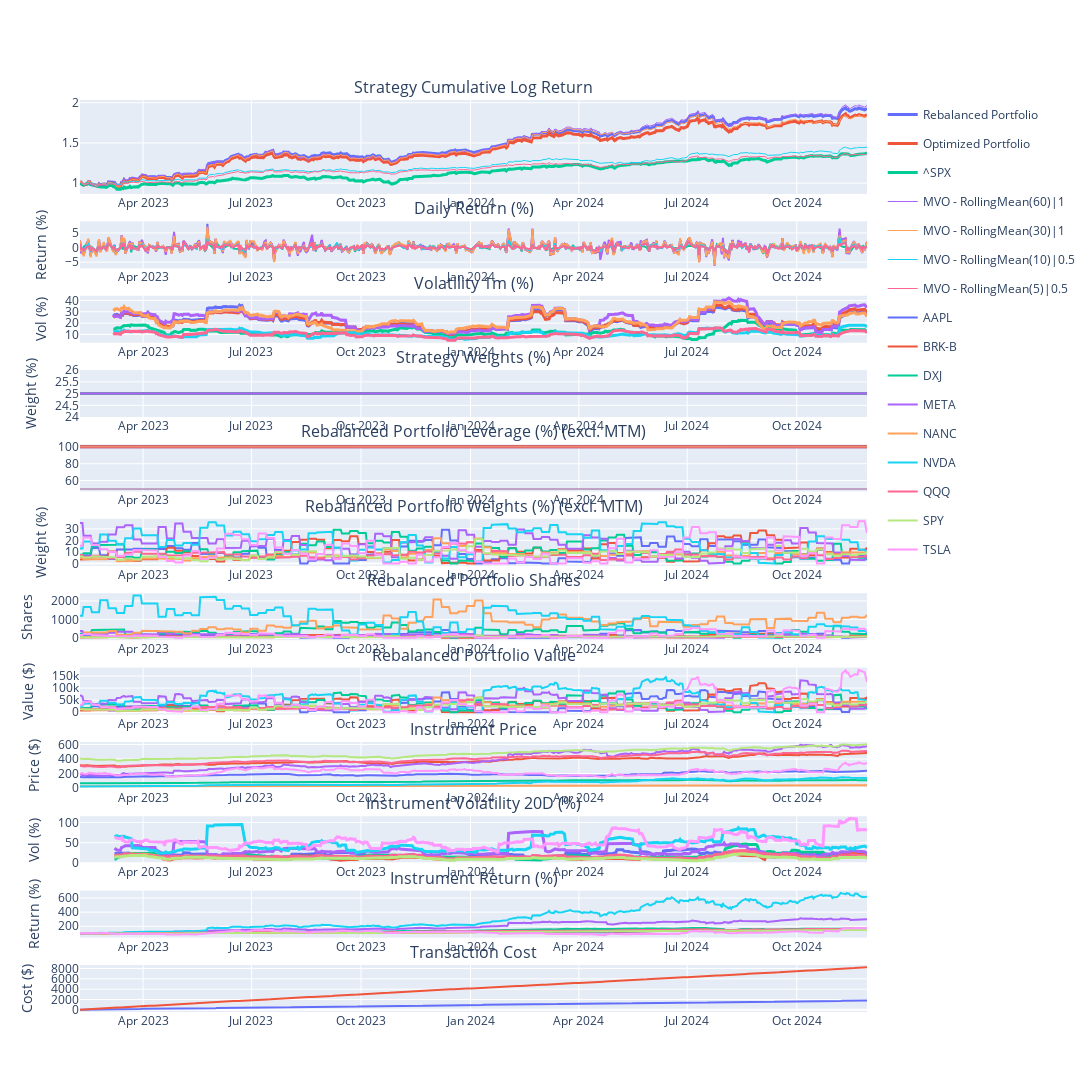

Notebook source saved alongside this figure:
### Markdown cell above
# Log

2024-11-22: If we don't fix sum of weights to 1, the model would statisfy the HHI constraints by reducing the overeall weights only, but not diversing the portfolios. Still, fixing to 1 is not good because sometime we should de-leverage given signals are weak. So we can consider to add a cash element in the optimization

2024-11-30: Create benchmark portfolios (e.g. equally weighted of all stocks)

### Code cell
portfolio = PortfolioStandard(
    capital=194828,
    name='MVOPortfolio',        
    rebalance_iter=RebalancerIter('0 0 * * Fri', 1),        
    tc_model=TransactionCostFutu(), 
    systems_style=SystemStyle.VERTICAL,
    systems=[        
        # Long terms signals => 60days return / diversified        
        TradingSubSystemSingle(vol_target=vol_target, instruments=instruments, strategy=[MeanVarianceOpt(alpha_model=RollingMean(60), risk_model=RollingMeanCovNeg(60), gamma=10, hhi=0.2, confidence=1, leverage=1)], max_leverage=max_leverage, offset=60),

        # Mid terms signals => 30days return / diversified        
        TradingSubSystemSingle(vol_target=vol_target, instruments=instruments, strategy=[MeanVarianceOpt(alpha_model=RollingMean(30), risk_model=RollingMeanCovNeg(30), gamma=10, hhi=0.2, confidence=1, leverage=1)], max_leverage=max_leverage, offset=60),

        # Short terms signals => 5 and 10days returns / less diversified
        TradingSubSystemSingle(vol_target=vol_target, instruments=instruments, strategy=[MeanVarianceOpt(alpha_model=RollingMean(10), risk_model=RollingMeanCovNeg(10), gamma=30, hhi=0.2, confidence=0.5, leverage=1)], max_leverage=max_leverage, offset=60),         
        TradingSubSystemSingle(vol_target=vol_target, instruments=instruments, strategy=[MeanVarianceOpt(alpha_model=RollingMean(5), risk_model=RollingMeanCovNeg(5), gamma=30, hhi=0.2, confidence=0.5, leverage=1)], max_leverage=max_leverage, offset=60),         

        # Mean Revert signals => 2days RSI / concentrated
        #TradingSubSystemSingle(vol_target=vol_target, instruments=instruments, strategy=[MeanVarianceOpt(alpha_model=RSI(2,10), risk_model=ZeroCov(), gamma=0, hhi=0, confidence=0.5)], max_leverage=max_leverage, offset=200),
        #TradingSubSystemSingle(vol_target=vol_target, instruments=instruments, strategy=[MeanVarianceOpt(alpha_model=RSI(2,95), risk_model=ZeroCov(), gamma=0, hhi=0, confidence=-0.5)], max_leverage=max_leverage, offset=200),

        # Mean Revert signals => Double7 / concentrated
        #TradingSubSystemSingle(vol_target=vol_target, instruments=instruments, strategy=[MeanVarianceOpt(alpha_model=Double7(5), risk_model=ZeroCov(), gamma=0, hhi=0, confidence=0.5)], max_leverage=max_leverage, offset=200),                        
    ]
)

portfolio.set_start_date(start_date)
portfolio.set_end_date(end_date)
portfolio.backtest_subsystems()
portfolio.optimize()
portfolio.backtest()
portfolio.rebalance()
portfolio.performance(show_all_rets=True)

### Figure 1 — Plotly figure (JSON) as saved in the notebook; plotly's stock layout.template omitted (floating-point values rounded to 4 significant figures; data arrays with more than 128 entries replaced by an {"elided": "..."} marker saying what was removed)
{"data": [{"legendgroup": "Rebalanced Portfolio", "line": {"width": 3}, "marker": {"color": "#636EFA"}, "name": "Rebalanced Portfolio", "type": "scatter", "x": {"elided": "457 str values"}, "xaxis": "x", "y": {"elided": "457 float values"}, "yaxis": "y"}, {"legendgroup": "Rebalanced Portfolio", "marker": {"color": "#636EFA"}, "name": "Rebalanced Portfolio", "showlegend": false, "type": "scatter", "x": {"elided": "457 str values"}, "xaxis": "x2", "y": {"elided": "457 float values"}, "yaxis": "y2"}, {"legendgroup": "Rebalanced Portfolio", "line": {"width": 3}, "marker": {"color": "#636EFA"}, "name": "Rebalanced Portfolio", "showlegend": false, "type": "scatter", "x": {"elided": "457 str values"}, "xaxis": "x3", "y": {"elided": "457 float values"}, "yaxis": "y3"}, {"legendgroup": "Rebalanced Portfolio", "line": {"width": 3}, "marker": {"color": "#636EFA"}, "name": "Rebalanced Portfolio", "showlegend": false, "type": "scatter", "x": {"elided": "457 str values"}, "xaxis": "x5", "y": {"elided": "457 float values"}, "yaxis": "y5"}, {"legendgroup": "Rebalanced Portfolio", "marker": {"color": "#636EFA"}, "name": "Rebalanced Portfolio", "showlegend": false, "type": "scatter", "x": {"elided": "457 str values"}, "xaxis": "x12", "y": {"elided": "457 float values"}, "yaxis": "y12"}, {"legendgroup": "Optimized Portfolio", "line": {"width": 3}, "marker": {"color": "#EF553B"}, "name": "Optimized Portfolio", "type": "scatter", "x": {"elided": "457 str values"}, "xaxis": "x", "y": {"elided": "457 float values"}, "yaxis": "y"}, {"legendgroup": "Optimized Portfolio", "marker": {"color": "#EF553B"}, "name": "Optimized Portfolio", "showlegend": false, "type": "scatter", "x": {"elided": "457 str values"}, "xaxis": "x2", "y": {"elided": "457 float values"}, "yaxis": "y2"}, {"legendgroup": "Optimized Portfolio", "line": {"width": 3}, "marker": {"color": "#EF553B"}, "name": "Optimized Portfolio", "showlegend": false, "type": "scatter", "x": {"elided": "457 str values"}, "xaxis": "x3", "y": {"elided": "457 float values"}, "yaxis": "y3"}, {"legendgroup": "Optimized Portfolio", "line": {"width": 3}, "marker": {"color": "#EF553B"}, "name": "Optimized Portfolio", "showlegend": false, "type": "scatter", "x": {"elided": "457 str values"}, "xaxis": "x5", "y": {"elided": "457 float values"}, "yaxis": "y5"}, {"legendgroup": "Optimized Portfolio", "marker": {"color": "#EF553B"}, "name": "Optimized Portfolio", "showlegend": false, "type": "scatter", "x": {"elided": "457 str values"}, "xaxis": "x12", "y": {"elided": "457 float values"}, "yaxis": "y12"}, {"legendgroup": "^SPX", "line": {"width": 3}, "marker": {"color": "#00CC96"}, "name": "^SPX", "type": "scatter", "x": {"elided": "457 str values"}, "xaxis": "x", "y": {"elided": "457 float values"}, "yaxis": "y"}, {"legendgroup": "^SPX", "marker": {"color": "#00CC96"}, "name": "^SPX", "showlegend": false, "type": "scatter", "x": {"elided": "457 str values"}, "xaxis": "x2", "y": {"elided": "457 float values"}, "yaxis": "y2"}, {"legendgroup": "^SPX", "line": {"width": 3}, "marker": {"color": "#00CC96"}, "name": "^SPX", "showlegend": false, "type": "scatter", "x": {"elided": "457 str values"}, "xaxis": "x3", "y": {"elided": "457 float values"}, "yaxis": "y3"}, {"legendgroup": "MVO - RollingMean(60)|1", "line": {"width": 1}, "marker": {"color": "#AB63FA"}, "name": "MVO - RollingMean(60)|1", "type": "scatter", "x": {"elided": "457 str values"}, "xaxis": "x", "y": {"elided": "457 float values"}, "yaxis": "y"}, {"legendgroup": "MVO - RollingMean(60)|1", "marker": {"color": "#AB63FA"}, "name": "MVO - RollingMean(60)|1", "showlegend": false, "type": "scatter", "x": {"elided": "457 str values"}, "xaxis": "x2", "y": {"elided": "457 float values"}, "yaxis": "y2"}, {"legendgroup": "MVO - RollingMean(60)|1", "line": {"width": 3}, "marker": {"color": "#AB63FA"}, "name": "MVO - RollingMean(60)|1", "showlegend": false, "type": "scatter", "x": {"elided": "457 str values"}, "xaxis": "x3", "y": {"elided": "457 float values"}, "yaxis": "y3"}, {"legendgroup": "MVO - RollingMean(60)|1", "line": {"width": 1}, "marker": {"color": "#AB63FA"}, "name": "MVO - RollingMean(60)|1", "showlegend": false, "type": "scatter", "x": {"elided": "457 str values"}, "xaxis": "x5", "y": {"elided": "457 float values"}, "yaxis": "y5"}, {"legendgroup": "MVO - RollingMean(30)|1", "line": {"width": 1}, "marker": {"color": "#FFA15A"}, "name": "MVO - RollingMean(30)|1", "type": "scatter", "x": {"elided": "457 str values"}, "xaxis": "x", "y": {"elided": "457 float values"}, "yaxis": "y"}, {"legendgroup": "MVO - RollingMean(30)|1", "marker": {"color": "#FFA15A"}, "name": "MVO - RollingMean(30)|1", "showlegend": false, "type": "scatter", "x": {"elided": "457 str values"}, "xaxis": "x2", "y": {"elided": "457 float values"}, "yaxis": "y2"}, {"legendgroup": "MVO - RollingMean(30)|1", "line": {"width": 3}, "marker": {"color": "#FFA15A"}, "name": "MVO - RollingMean(30)|1", "showlegend": false, "type": "scatter", "x": {"elided": "457 str values"}, "xaxis": "x3", "y": {"elided": "457 float values"}, "yaxis": "y3"}, {"legendgroup": "MVO - RollingMean(30)|1", "line": {"width": 1}, "marker": {"color": "#FFA15A"}, "name": "MVO - RollingMean(30)|1", "showlegend": false, "type": "scatter", "x": {"elided": "457 str values"}, "xaxis": "x5", "y": {"elided": "457 float values"}, "yaxis": "y5"}, {"legendgroup": "MVO - RollingMean(10)|0.5", "line": {"width": 1}, "marker": {"color": "#19D3F3"}, "name": "MVO - RollingMean(10)|0.5", "type": "scatter", "x": {"elided": "457 str values"}, "xaxis": "x", "y": {"elided": "457 float values"}, "yaxis": "y"}, {"legendgroup": "MVO - RollingMean(10)|0.5", "marker": {"color": "#19D3F3"}, "name": "MVO - RollingMean(10)|0.5", "showlegend": false, "type": "scatter", "x": {"elided": "457 str values"}, "xaxis": "x2", "y": {"elided": "457 float values"}, "yaxis": "y2"}, {"legendgroup": "MVO - RollingMean(10)|0.5", "line": {"width": 3}, "marker": {"color": "#19D3F3"}, "name": "MVO - RollingMean(10)|0.5", "showlegend": false, "type": "scatter", "x": {"elided": "457 str values"}, "xaxis": "x3", "y": {"elided": "457 float values"}, "yaxis": "y3"}, {"legendgroup": "MVO - RollingMean(10)|0.5", "line": {"width": 1}, "marker": {"color": "#19D3F3"}, "name": "MVO - RollingMean(10)|0.5", "showlegend": false, "type": "scatter", "x": {"elided": "457 str values"}, "xaxis": "x5", "y": {"elided": "457 float values"}, "yaxis": "y5"}, {"legendgroup": "MVO - RollingMean(5)|0.5", "line": {"width": 1}, "marker": {"color": "#FF6692"}, "name": "MVO - RollingMean(5)|0.5", "type": "scatter", "x": {"elided": "457 str values"}, "xaxis": "x", "y": {"elided": "457 float values"}, "yaxis": "y"}, {"legendgroup": "MVO - RollingMean(5)|0.5", "marker": {"color": "#FF6692"}, "name": "MVO - RollingMean(5)|0.5", "showlegend": false, "type": "scatter", "x": {"elided": "457 str values"}, "xaxis": "x2", "y": {"elided": "457 float values"}, "yaxis": "y2"}, {"legendgroup": "MVO - RollingMean(5)|0.5", "line": {"width": 3}, "marker": {"color": "#FF6692"}, "name": "MVO - RollingMean(5)|0.5", "showlegend": false, "type": "scatter", "x": {"elided": "457 str values"}, "xaxis": "x3", "y": {"elided": "457 float values"}, "yaxis": "y3"}, {"legendgroup": "MVO - RollingMean(5)|0.5", "line": {"width": 1}, "marker": {"color": "#FF6692"}, "name": "MVO - RollingMean(5)|0.5", "showlegend": false, "type": "scatter", "x": {"elided": "457 str values"}, "xaxis": "x5", "y": {"elided": "457 float values"}, "yaxis": "y5"}, {"legendgroup": "MVO - RollingMean(60)|1", "marker": {"color": "#636EFA"}, "name": "MVO - RollingMean(60)|1", "showlegend": false, "type": "scatter", "x": {"elided": "457 str values"}, "xaxis": "x4", "y": {"elided": "457 int values"}, "yaxis": "y4"}, {"legendgroup": "MVO - RollingMean(30)|1", "marker": {"color": "#EF553B"}, "name": "MVO - RollingMean(30)|1", "showlegend": false, "type": "scatter", "x": {"elided": "457 str values"}, "xaxis": "x4", "y": {"elided": "457 int values"}, "yaxis": "y4"}, {"legendgroup": "MVO - RollingMean(10)|0.5", "marker": {"color": "#00CC96"}, "name": "MVO - RollingMean(10)|0.5", "showlegend": false, "type": "scatter", "x": {"elided": "457 str values"}, "xaxis": "x4", "y": {"elided": "457 int values"}, "yaxis": "y4"}, {"legendgroup": "MVO - RollingMean(5)|0.5", "marker": {"color": "#AB63FA"}, "name": "MVO - RollingMean(5)|0.5", "showlegend": false, "type": "scatter", "x": {"elided": "457 str values"}, "xaxis": "x4", "y": {"elided": "457 int values"}, "yaxis": "y4"}, {"legendgroup": "AAPL", "marker": {"color": "#636EFA"}, "name": "AAPL", "showlegend": true, "type": "scatter", "x": {"elided": "457 str values"}, "xaxis": "x6", "y": {"elided": "457 float values"}, "yaxis": "y6"}, {"legendgroup": "AAPL", "marker": {"color": "#636EFA"}, "name": "AAPL", "showlegend": false, "type": "scatter", "x": {"elided": "457 str values"}, "xaxis": "x7", "y": {"elided": "457 int values"}, "yaxis": "y7"}, {"legendgroup": "AAPL", "marker": {"color": "#636EFA"}, "name": "AAPL", "showlegend": false, "type": "scatter", "x": {"elided": "457 str values"}, "xaxis": "x8", "y": {"elided": "457 float values"}, "yaxis": "y8"}, {"legendgroup": "AAPL", "marker": {"color": "#636EFA"}, "name": "AAPL", "showlegend": false, "type": "scatter", "x": {"elided": "457 str values"}, "xaxis": "x9", "y": {"elided": "457 float values"}, "yaxis": "y9"}, {"legendgroup": "AAPL", "line": {"width": 3}, "marker": {"color": "#636EFA"}, "name": "AAPL", "showlegend": false, "type": "scatter", "x": {"elided": "457 str values"}, "xaxis": "x10", "y": {"elided": "457 float values"}, "yaxis": "y10"}, {"legendgroup": "AAPL", "marker": {"color": "#636EFA"}, "name": "AAPL", "showlegend": false, "type": "scatter", "x": {"elided": "457 str values"}, "xaxis": "x11", "y": {"elided": "457 float values"}, "yaxis": "y11"}, {"legendgroup": "BRK-B", "marker": {"color": "#EF553B"}, "name": "BRK-B", "showlegend": true, "type": "scatter", "x": {"elided": "457 str values"}, "xaxis": "x6", "y": {"elided": "457 float values"}, "yaxis": "y6"}, {"legendgroup": "BRK-B", "marker": {"color": "#EF553B"}, "name": "BRK-B", "showlegend": false, "type": "scatter", "x": {"elided": "457 str values"}, "xaxis": "x7", "y": {"elided": "457 int values"}, "yaxis": "y7"}, {"legendgroup": "BRK-B", "marker": {"color": "#EF553B"}, "name": "BRK-B", "showlegend": false, "type": "scatter", "x": {"elided": "457 str values"}, "xaxis": "x8", "y": {"elided": "457 float values"}, "yaxis": "y8"}, {"legendgroup": "BRK-B", "marker": {"color": "#EF553B"}, "name": "BRK-B", "showlegend": false, "type": "scatter", "x": {"elided": "457 str values"}, "xaxis": "x9", "y": {"elided": "457 float values"}, "yaxis": "y9"}, {"legendgroup": "BRK-B", "line": {"width": 3}, "marker": {"color": "#EF553B"}, "name": "BRK-B", "showlegend": false, "type": "scatter", "x": {"elided": "457 str values"}, "xaxis": "x10", "y": {"elided": "457 float values"}, "yaxis": "y10"}, {"legendgroup": "BRK-B", "marker": {"color": "#EF553B"}, "name": "BRK-B", "showlegend": false, "type": "scatter", "x": {"elided": "457 str values"}, "xaxis": "x11", "y": {"elided": "457 float values"}, "yaxis": "y11"}, {"legendgroup": "DXJ", "marker": {"color": "#00CC96"}, "name": "DXJ", "showlegend": true, "type": "scatter", "x": {"elided": "457 str values"}, "xaxis": "x6", "y": {"elided": "457 float values"}, "yaxis": "y6"}, {"legendgroup": "DXJ", "marker": {"color": "#00CC96"}, "name": "DXJ", "showlegend": false, "type": "scatter", "x": {"elided": "457 str values"}, "xaxis": "x7", "y": {"elided": "457 int values"}, "yaxis": "y7"}, {"legendgroup": "DXJ", "marker": {"color": "#00CC96"}, "name": "DXJ", "showlegend": false, "type": "scatter", "x": {"elided": "457 str values"}, "xaxis": "x8", "y": {"elided": "457 float values"}, "yaxis": "y8"}, {"legendgroup": "DXJ", "marker": {"color": "#00CC96"}, "name": "DXJ", "showlegend": false, "type": "scatter", "x": {"elided": "457 str values"}, "xaxis": "x9", "y": {"elided": "457 float values"}, "yaxis": "y9"}, {"legendgroup": "DXJ", "line": {"width": 3}, "marker": {"color": "#00CC96"}, "name": "DXJ", "showlegend": false, "type": "scatter", "x": {"elided": "457 str values"}, "xaxis": "x10", "y": {"elided": "457 float values"}, "yaxis": "y10"}, {"legendgroup": "DXJ", "marker": {"color": "#00CC96"}, "name": "DXJ", "showlegend": false, "type": "scatter", "x": {"elided": "457 str values"}, "xaxis": "x11", "y": {"elided": "457 float values"}, "yaxis": "y11"}, {"legendgroup": "META", "marker": {"color": "#AB63FA"}, "name": "META", "showlegend": true, "type": "scatter", "x": {"elided": "457 str values"}, "xaxis": "x6", "y": {"elided": "457 float values"}, "yaxis": "y6"}, {"legendgroup": "META", "marker": {"color": "#AB63FA"}, "name": "META", "showlegend": false, "type": "scatter", "x": {"elided": "457 str values"}, "xaxis": "x7", "y": {"elided": "457 int values"}, "yaxis": "y7"}, {"legendgroup": "META", "marker": {"color": "#AB63FA"}, "name": "META", "showlegend": false, "type": "scatter", "x": {"elided": "457 str values"}, "xaxis": "x8", "y": {"elided": "457 float values"}, "yaxis": "y8"}, {"legendgroup": "META", "marker": {"color": "#AB63FA"}, "name": "META", "showlegend": false, "type": "scatter", "x": {"elided": "457 str values"}, "xaxis": "x9", "y": {"elided": "457 float values"}, "yaxis": "y9"}, {"legendgroup": "META", "line": {"width": 3}, "marker": {"color": "#AB63FA"}, "name": "META", "showlegend": false, "type": "scatter", "x": {"elided": "457 str values"}, "xaxis": "x10", "y": {"elided": "457 float values"}, "yaxis": "y10"}, {"legendgroup": "META", "marker": {"color": "#AB63FA"}, "name": "META", "showlegend": false, "type": "scatter", "x": {"elided": "457 str values"}, "xaxis": "x11", "y": {"elided": "457 float values"}, "yaxis": "y11"}, {"legendgroup": "NANC", "marker": {"color": "#FFA15A"}, "name": "NANC", "showlegend": true, "type": "scatter", "x": {"elided": "457 str values"}, "xaxis": "x6", "y": {"elided": "457 float values"}, "yaxis": "y6"}, {"legendgroup": "NANC", "marker": {"color": "#FFA15A"}, "name": "NANC", "showlegend": false, "type": "scatter", "x": {"elided": "457 str values"}, "xaxis": "x7", "y": {"elided": "457 int values"}, "yaxis": "y7"}, {"legendgroup": "NANC", "marker": {"color": "#FFA15A"}, "name": "NANC", "showlegend": false, "type": "scatter", "x": {"elided": "457 str values"}, "xaxis": "x8", "y": {"elided": "457 float values"}, "yaxis": "y8"}, {"legendgroup": "NANC", "marker": {"color": "#FFA15A"}, "name": "NANC", "showlegend": false, "type": "scatter", "x": {"elided": "457 str values"}, "xaxis": "x9", "y": {"elided": "457 float values"}, "yaxis": "y9"}, {"legendgroup": "NANC", "line": {"width": 3}, "marker": {"color": "#FFA15A"}, "name": "NANC", "showlegend": false, "type": "scatter", "x": {"elided": "457 str values"}, "xaxis": "x10", "y": {"elided": "457 float values"}, "yaxis": "y10"}, {"legendgroup": "NANC", "marker": {"color": "#FFA15A"}, "name": "NANC", "showlegend": false, "type": "scatter", "x": {"elided": "457 str values"}, "xaxis": "x11", "y": {"elided": "457 float values"}, "yaxis": "y11"}, {"legendgroup": "NVDA", "marker": {"color": "#19D3F3"}, "name": "NVDA", "showlegend": true, "type": "scatter", "x": {"elided": "457 str values"}, "xaxis": "x6", "y": {"elided": "457 float values"}, "yaxis": "y6"}, {"legendgroup": "NVDA", "marker": {"color": "#19D3F3"}, "name": "NVDA", "showlegend": false, "type": "scatter", "x": {"elided": "457 str values"}, "xaxis": "x7", "y": {"elided": "457 int values"}, "yaxis": "y7"}, {"legendgroup": "NVDA", "marker": {"color": "#19D3F3"}, "name": "NVDA", "showlegend": false, "type": "scatter", "x": {"elided": "457 str values"}, "xaxis": "x8", "y": {"elided": "457 float values"}, "yaxis": "y8"}, {"legendgroup": "NVDA", "marker": {"color": "#19D3F3"}, "name": "NVDA", "showlegend": false, "type": "scatter", "x": {"elided": "457 str values"}, "xaxis": "x9", "y": {"elided": "457 float values"}, "yaxis": "y9"}, {"legendgroup": "NVDA", "line": {"width": 3}, "marker": {"color": "#19D3F3"}, "name": "NVDA", "showlegend": false, "type": "scatter", "x": {"elided": "457 str values"}, "xaxis": "x10", "y": {"elided": "457 float values"}, "yaxis": "y10"}, {"legendgroup": "NVDA", "marker": {"color": "#19D3F3"}, "name": "NVDA", "showlegend": false, "type": "scatter", "x": {"elided": "457 str values"}, "xaxis": "x11", "y": {"elided": "457 float values"}, "yaxis": "y11"}, {"legendgroup": "QQQ", "marker": {"color": "#FF6692"}, "name": "QQQ", "showlegend": true, "type": "scatter", "x": {"elided": "457 str values"}, "xaxis": "x6", "y": {"elided": "457 float values"}, "yaxis": "y6"}, {"legendgroup": "QQQ", "marker": {"color": "#FF6692"}, "name": "QQQ", "showlegend": false, "type": "scatter", "x": {"elided": "457 str values"}, "xaxis": "x7", "y": {"elided": "457 int values"}, "yaxis": "y7"}, {"legendgroup": "QQQ", "marker": {"color": "#FF6692"}, "name": "QQQ", "showlegend": false, "type": "scatter", "x": {"elided": "457 str values"}, "xaxis": "x8", "y": {"elided": "457 float values"}, "yaxis": "y8"}, {"legendgroup": "QQQ", "marker": {"color": "#FF6692"}, "name": "QQQ", "showlegend": false, "type": "scatter", "x": {"elided": "457 str values"}, "xaxis": "x9", "y": {"elided": "457 float values"}, "yaxis": "y9"}, {"legendgroup": "QQQ", "line": {"width": 3}, "marker": {"color": "#FF6692"}, "name": "QQQ", "showlegend": false, "type": "scatter", "x": {"elided": "457 str values"}, "xaxis": "x10", "y": {"elided": "457 float values"}, "yaxis": "y10"}, {"legendgroup": "QQQ", "marker": {"color": "#FF6692"}, "name": "QQQ", "showlegend": false, "type": "scatter", "x": {"elided": "457 str values"}, "xaxis": "x11", "y": {"elided": "457 float values"}, "yaxis": "y11"}, {"legendgroup": "SPY", "marker": {"color": "#B6E880"}, "name": "SPY", "showlegend": true, "type": "scatter", "x": {"elided": "457 str values"}, "xaxis": "x6", "y": {"elided": "457 float values"}, "yaxis": "y6"}, {"legendgroup": "SPY", "marker": {"color": "#B6E880"}, "name": "SPY", "showlegend": false, "type": "scatter", "x": {"elided": "457 str values"}, "xaxis": "x7", "y": {"elided": "457 int values"}, "yaxis": "y7"}, {"legendgroup": "SPY", "marker": {"color": "#B6E880"}, "name": "SPY", "showlegend": false, "type": "scatter", "x": {"elided": "457 str values"}, "xaxis": "x8", "y": {"elided": "457 float values"}, "yaxis": "y8"}, {"legendgroup": "SPY", "marker": {"color": "#B6E880"}, "name": "SPY", "showlegend": false, "type": "scatter", "x": {"elided": "457 str values"}, "xaxis": "x9", "y": {"elided": "457 float values"}, "yaxis": "y9"}, {"legendgroup": "SPY", "line": {"width": 3}, "marker": {"color": "#B6E880"}, "name": "SPY", "showlegend": false, "type": "scatter", "x": {"elided": "457 str values"}, "xaxis": "x10", "y": {"elided": "457 float values"}, "yaxis": "y10"}, {"legendgroup": "SPY", "marker": {"color": "#B6E880"}, "name": "SPY", "showlegend": false, "type": "scatter", "x": {"elided": "457 str values"}, "xaxis": "x11", "y": {"elided": "457 float values"}, "yaxis": "y11"}, {"legendgroup": "TSLA", "marker": {"color": "#FF97FF"}, "name": "TSLA", "showlegend": true, "type": "scatter", "x": {"elided": "457 str values"}, "xaxis": "x6", "y": {"elided": "457 float values"}, "yaxis": "y6"}, {"legendgroup": "TSLA", "marker": {"color": "#FF97FF"}, "name": "TSLA", "showlegend": false, "type": "scatter", "x": {"elided": "457 str values"}, "xaxis": "x7", "y": {"elided": "457 int values"}, "yaxis": "y7"}, {"legendgroup": "TSLA", "marker": {"color": "#FF97FF"}, "name": "TSLA", "showlegend": false, "type": "scatter", "x": {"elided": "457 str values"}, "xaxis": "x8", "y": {"elided": "457 float values"}, "yaxis": "y8"}, {"legendgroup": "TSLA", "marker": {"color": "#FF97FF"}, "name": "TSLA", "showlegend": false, "type": "scatter", "x": {"elided": "457 str values"}, "xaxis": "x9", "y": {"elided": "457 float values"}, "yaxis": "y9"}, {"legendgroup": "TSLA", "line": {"width": 3}, "marker": {"color": "#FF97FF"}, "name": "TSLA", "showlegend": false, "type": "scatter", "x": {"elided": "457 str values"}, "xaxis": "x10", "y": {"elided": "457 float values"}, "yaxis": "y10"}, {"legendgroup": "TSLA", "marker": {"color": "#FF97FF"}, "name": "TSLA", "showlegend": false, "type": "scatter", "x": {"elided": "457 str values"}, "xaxis": "x11", "y": {"elided": "457 float values"}, "yaxis": "y11"}], "layout": {"annotations": [{"font": {"size": 16}, "showarrow": false, "text": "Strategy Cumulative Log Return", "x": 0.5, "xanchor": "center", "xref": "paper", "y": 1, "yanchor": "bottom", "yref": "paper"}, {"font": {"size": 16}, "showarrow": false, "text": "Daily Return (%)", "x": 0.5, "xanchor": "center", "xref": "paper", "y": 0.8669, "yanchor": "bottom", "yref": "paper"}, {"font": {"size": 16}, "showarrow": false, "text": "Volatility 1m (%)", "x": 0.5, "xanchor": "center", "xref": "paper", "y": 0.7854, "yanchor": "bottom", "yref": "paper"}, {"font": {"size": 16}, "showarrow": false, "text": "Strategy Weights (%)", "x": 0.5, "xanchor": "center", "xref": "paper", "y": 0.7038, "yanchor": "bottom", "yref": "paper"}, {"font": {"size": 16}, "showarrow": false, "text": "Rebalanced Portfolio Leverage (%) (excl. MTM)", "x": 0.5, "xanchor": "center", "xref": "paper", "y": 0.6223, "yanchor": "bottom", "yref": "paper"}, {"font": {"size": 16}, "showarrow": false, "text": "Rebalanced Portfolio Weights (%) (excl. MTM)", "x": 0.5, "xanchor": "center", "xref": "paper", "y": 0.5408, "yanchor": "bottom", "yref": "paper"}, {"font": {"size": 16}, "showarrow": false, "text": "Rebalanced Portfolio Shares", "x": 0.5, "xanchor": "center", "xref": "paper", "y": 0.4592, "yanchor": "bottom", "yref": "paper"}, {"font": {"size": 16}, "showarrow": false, "text": "Rebalanced Portfolio Value", "x": 0.5, "xanchor": "center", "xref": "paper", "y": 0.3777, "yanchor": "bottom", "yref": "paper"}, {"font": {"size": 16}, "showarrow": false, "text": "Instrument Price", "x": 0.5, "xanchor": "center", "xref": "paper", "y": 0.2962, "yanchor": "bottom", "yref": "paper"}, {"font": {"size": 16}, "showarrow": false, "text": "Instrument Volatility 20D (%)", "x": 0.5, "xanchor": "center", "xref": "paper", "y": 0.2146, "yanchor": "bottom", "yref": "paper"}, {"font": {"size": 16}, "showarrow": false, "text": "Instrument Return (%)", "x": 0.5, "xanchor": "center", "xref": "paper", "y": 0.1331, "yanchor": "bottom", "yref": "paper"}, {"font": {"size": 16}, "showarrow": false, "text": "Transaction Cost", "x": 0.5, "xanchor": "center", "xref": "paper", "y": 0.05154, "yanchor": "bottom", "yref": "paper"}], "height": 4000, "hoverlabel": {"namelength": -1}, "hovermode": "x", "width": 1500, "xaxis": {"anchor": "y", "domain": [0, 1], "matches": "x12", "showticklabels": true}, "xaxis10": {"anchor": "y10", "domain": [0, 1], "matches": "x12", "showticklabels": true}, "xaxis11": {"anchor": "y11", "domain": [0, 1], "matches": "x12", "showticklabels": true}, "xaxis12": {"anchor": "y12", "domain": [0, 1], "showticklabels": true}, "xaxis2": {"anchor": "y2", "domain": [0, 1], "matches": "x12", "showticklabels": true}, "xaxis3": {"anchor": "y3", "domain": [0, 1], "matches": "x12", "showticklabels": true}, "xaxis4": {"anchor": "y4", "domain": [0, 1], "matches": "x12", "showticklabels": true}, "xaxis5": {"anchor": "y5", "domain": [0, 1], "matches": "x12", "showticklabels": true}, "xaxis6": {"anchor": "y6", "domain": [0, 1], "matches": "x12", "showticklabels": true}, "xaxis7": {"anchor": "y7", "domain": [0, 1], "matches": "x12", "showticklabels": true}, "xaxis8": {"anchor": "y8", "domain": [0, 1], "matches": "x12", "showticklabels": true}, "xaxis9": {"anchor": "y9", "domain": [0, 1], "matches": "x12", "showticklabels": true}, "yaxis": {"anchor": "x", "domain": [0.8969, 1]}, "yaxis10": {"anchor": "x10", "domain": [0.1631, 0.2146], "title": {"text": "Vol (%)"}}, "yaxis11": {"anchor": "x11", "domain": [0.08154, 0.1331], "title": {"text": "Return (%)"}}, "yaxis12": {"anchor": "x12", "domain": [0, 0.05154], "title": {"text": "Cost ($)"}}, "yaxis2": {"anchor": "x2", "domain": [0.8154, 0.8669], "title": {"text": "Return (%)"}}, "yaxis3": {"anchor": "x3", "domain": [0.7338, 0.7854], "title": {"text": "Vol (%)"}}, "yaxis4": {"anchor": "x4", "domain": [0.6523, 0.7038], "title": {"text": "Weight (%)"}}, "yaxis5": {"anchor": "x5", "domain": [0.5708, 0.6223]}, "yaxis6": {"anchor": "x6", "domain": [0.4892, 0.5408], "title": {"text": "Weight (%)"}}, "yaxis7": {"anchor": "x7", "domain": [0.4077, 0.4592], "title": {"text": "Shares"}}, "yaxis8": {"anchor": "x8", "domain": [0.3262, 0.3777], "title": {"text": "Value ($)"}}, "yaxis9": {"anchor": "x9", "domain": [0.2446, 0.2962], "title": {"text": "Price ($)"}}}}
